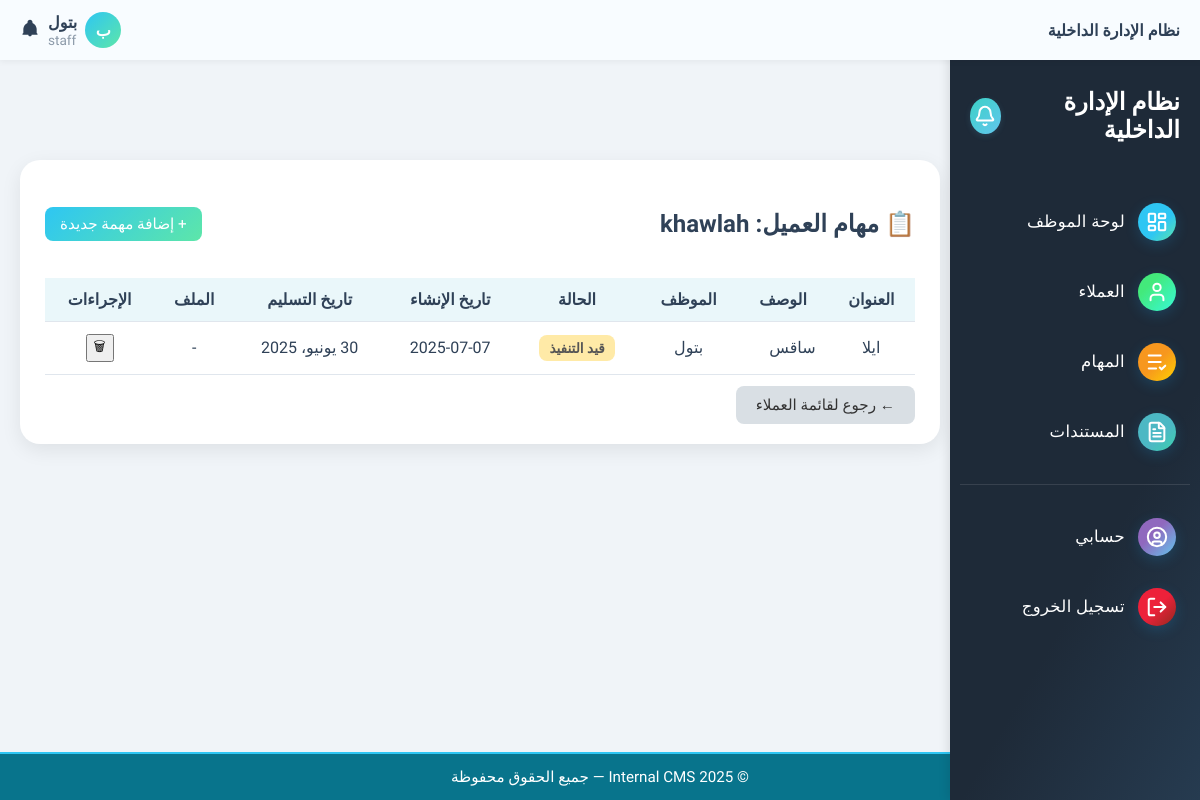
/clients/client/3/tasks/ (signed in), run on an earlier commit of the app's database.
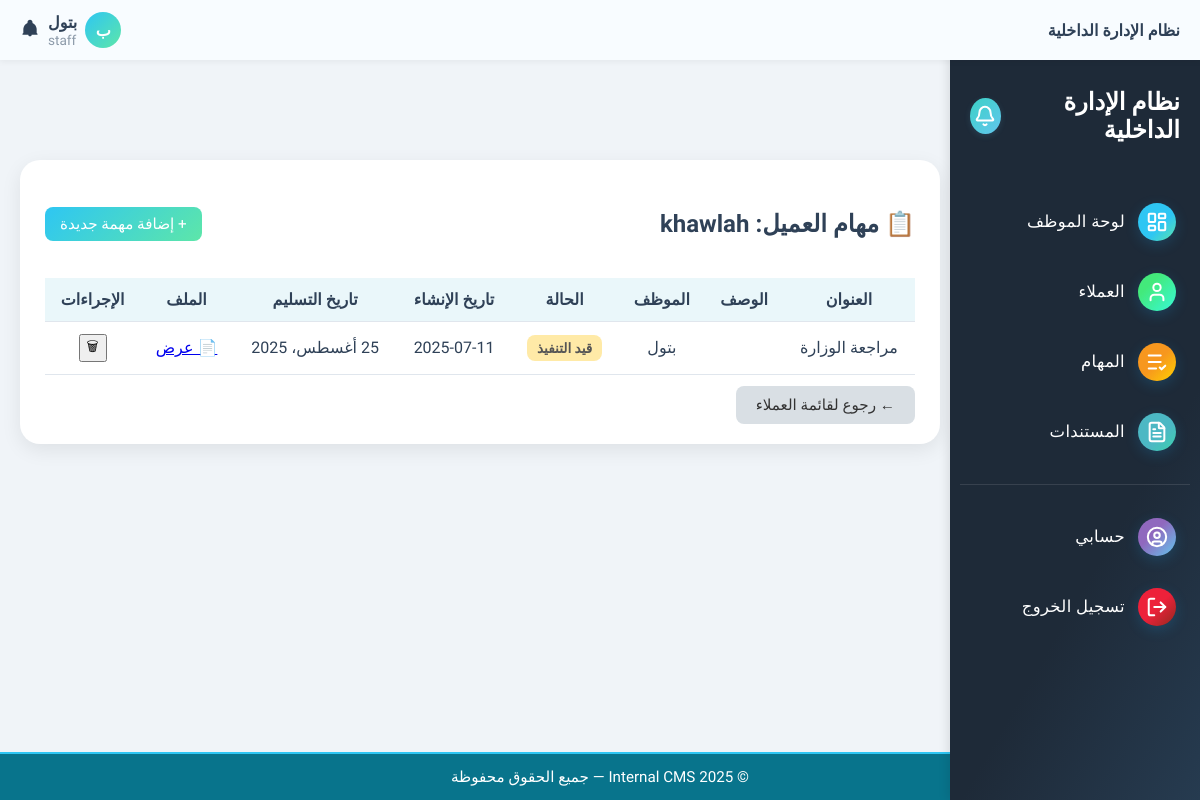
And on a later commit of the database.
### tasks/models.py (models this page shows, shortened)
class Task(models.Model):
    STATUS_CHOICES = [
        ('pending', 'قيد التنفيذ'),
        ('completed', 'منتهية'),
        ('overdue', 'متأخرة'),
    ]
    title = models.CharField(max_length=255, verbose_name='عنوان المهمة')
    description = models.TextField(blank=True, verbose_name='الوصف')
    assigned_to = models.ForeignKey(User, on_delete=models.SET_NULL, null=True, blank=True, verbose_name='الموظف المكلّف')
    client = models.ForeignKey(Client, on_delete=models.SET_NULL, null=True, blank=True, verbose_name='العميل')
    status = models.CharField(max_length=20, choices=STATUS_CHOICES, default='pending', verbose_name='الحالة')
    due_date = models.DateField(null=True, blank=True, verbose_name='تاريخ الاستحقاق')
    file_url = models.URLField(max_length=1024, blank=True, null=True, verbose_name='رابط الملف')
    file_path = models.CharField(max_length=512, blank=True, null=True, verbose_name='مسار الملف')
    documents = models.ManyToManyField('content.Document', blank=True, verbose_name='مستندات إضافية')
    created_at = models.DateTimeField(auto_now_add=True, verbose_name='تاريخ الإنشاء')
    class Meta:
        verbose_name = 'مهمة'
        verbose_name_plural = 'المهام'
        ordering = ['-created_at']  # ترتيب المهام الأحدث أولاً

### clients/views.py (the view)
# urls.py: path('<int:client_id>/tasks/', views.client_tasks, name='client_tasks'),
@login_required
@role_required(['admin', 'staff'])
def client_tasks(request, client_id):
    client = get_object_or_404(Client, id=client_id)
    if request.user.userprofile.role.name != 'admin' and client.assigned_to != request.user:
        return render(request, '403.html')
    tasks = Task.objects.filter(client=client).order_by('-created_at')
    return render(request, 'clients/client_tasks.html', {
        'client': client,
        'tasks': tasks
    })

### core/context_processors.py (called while the page is built)
def user_role(request):
    role = None
    if request.user.is_authenticated:
        if hasattr(request.user, 'userprofile'):
            role = request.user.userprofile.role.name
    return {'role': role}

### templates/clients/client_tasks.html (shortened to what this page needs)
{% extends 'base.html' %}
{% block content %}
<div class="tasks-container">
  <div class="tasks-card">
    <div class="header-row">
      <h2>📋 مهام العميل: {{ client.name }}</h2>
      <a href="{% url 'add_task_for_client' client.id %}" class="add-task-btn">+ إضافة مهمة جديدة</a>
    </div>
    <table class="tasks-table">
      <thead>
        <tr>
          <th>العنوان</th>
          <th>الوصف</th>
          <th>الموظف</th>
          <th>الحالة</th>
          <th>تاريخ الإنشاء</th>
          <th>تاريخ التسليم</th>
          <th>الملف</th>
          <th>الإجراءات</th>
        </tr>
      </thead>
      <tbody>
        {% for task in tasks %}
        <tr>
          <td>{{ task.title }}</td>
          <td class="desc-cell">{{ task.description|truncatewords:10 }}</td>
          <td>
            {% if task.assigned_to %}
              {% if task.assigned_to.userprofile.full_name %}
                {{ task.assigned_to.userprofile.full_name }}
              {% elif task.assigned_to.get_full_name %}
                {{ task.assigned_to.get_full_name|default:task.assigned_to.username }}
              {% else %}
                {{ task.assigned_to.username }}
              {% endif %}
            {% else %}
              -
            {% endif %}
          </td>
          <td>
            {% if task.status == 'pending' %}
              <span class="badge badge-warning">قيد التنفيذ</span>
            {% elif task.status == 'completed' %}
              <span class="badge badge-success">منتهية</span>
            {% elif task.status == 'overdue' %}
              <span class="badge badge-danger">متأخرة</span>
            {% endif %}
          </td>
          <td>{{ task.created_at|date:"Y-m-d" }}</td>
          <td>{{ task.due_date|default:"-" }}</td>
          <td>
            {% if task.file_url %}
              <a href="{{ task.file_url }}" target="_blank" class="btn btn-sm btn-outline-info">📄 عرض</a>
            {% else %}
              -
            {% endif %}
          </td>
          <td>
            <form method="post" action="{% url 'delete_task' task.id %}" onsubmit="return confirm('هل أنت متأكد من حذف المهمة؟');">
              <button class="btn btn-sm btn-outline-danger" title="حذف المهمة">🗑</button>
            </form>
          </td>
        </tr>
        {% empty %}
        <tr>
          <td colspan="8" class="empty-row">لا توجد مهام لهذا العميل.</td>
        </tr>
        {% endfor %}
      </tbody>
    </table>
    <a href="{% url 'client_list' %}" class="back-btn">← رجوع لقائمة العملاء</a>
  </div>
</div>
{% endblock %}

What changed in the data, as far as the page shows it:
removed Task: title "ايلا", description "ساقس", assigned_to.get_full_name "بتول", status "قيد التنفيذ", created_at "2025-07-07", due_date "30 يونيو، 2025"
added Task: title "مراجعة الوزارة", assigned_to.get_full_name "بتول", status "قيد التنفيذ", created_at "2025-07-11", due_date "25 أغسطس، 2025"
